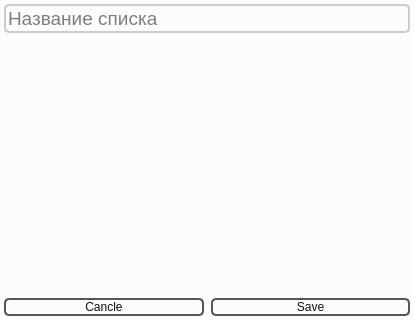
<?xml version="1.0" encoding="UTF-8"?>
<ui version="4.0">
 <class>Form</class>
 <widget class="QWidget" name="Form">
  <property name="geometry">
   <rect>
    <x>0</x>
    <y>0</y>
    <width>414</width>
    <height>320</height>
   </rect>
  </property>
  <property name="windowTitle">
   <string>Form</string>
  </property>
  <property name="styleSheet">
   <string notr="true">QWidget
{
background-color: rgba(252, 252, 252, 255);
}
QLineEdit
{
border-radius: 5px;
border: 2px solid #CCC;
}
QScrollArea
{
border-radius: 10px;
border: 2px solid #DDD;
}

QPushButton 
{
color: #111;
background-color: rgba(255, 255, 255, 0);
border-radius: 5px;
border: 2px solid #555
}</string>
  </property>
  <layout class="QVBoxLayout" name="verticalLayout_2" stretch="0,1,0">
   <property name="spacing">
    <number>0</number>
   </property>
   <property name="leftMargin">
    <number>4</number>
   </property>
   <property name="topMargin">
    <number>4</number>
   </property>
   <property name="rightMargin">
    <number>4</number>
   </property>
   <property name="bottomMargin">
    <number>4</number>
   </property>
   <item>
    <layout class="QVBoxLayout" name="layout_list">
     <item>
      <widget class="QLineEdit" name="line_edit_name_list">
       <property name="font">
        <font>
         <pointsize>14</pointsize>
        </font>
       </property>
       <property name="styleSheet">
        <string notr="true"/>
       </property>
       <property name="placeholderText">
        <string>Название списка</string>
       </property>
      </widget>
     </item>
    </layout>
   </item>
   <item>
    <widget class="QWidget" name="widget_words" native="true">
     <layout class="QVBoxLayout" name="layout_words">
      <property name="spacing">
       <number>4</number>
      </property>
      <property name="topMargin">
       <number>10</number>
      </property>
     </layout>
    </widget>
   </item>
   <item>
    <layout class="QHBoxLayout" name="layout_save">
     <property name="spacing">
      <number>7</number>
     </property>
     <item>
      <widget class="QPushButton" name="but_cancel">
       <property name="sizePolicy">
        <sizepolicy hsizetype="Expanding" vsizetype="Maximum">
         <horstretch>0</horstretch>
         <verstretch>0</verstretch>
        </sizepolicy>
       </property>
       <property name="styleSheet">
        <string notr="true"/>
       </property>
       <property name="text">
        <string>Cancle</string>
       </property>
       <property name="icon">
        <iconset>
         <normaloff>../icons/cancel.png</normaloff>../icons/cancel.png</iconset>
       </property>
       <property name="iconSize">
        <size>
         <width>25</width>
         <height>25</height>
        </size>
       </property>
      </widget>
     </item>
     <item>
      <widget class="QPushButton" name="but_save">
       <property name="sizePolicy">
        <sizepolicy hsizetype="Expanding" vsizetype="Maximum">
         <horstretch>0</horstretch>
         <verstretch>0</verstretch>
        </sizepolicy>
       </property>
       <property name="styleSheet">
        <string notr="true"/>
       </property>
       <property name="text">
        <string>Save</string>
       </property>
       <property name="icon">
        <iconset>
         <normaloff>../icons/save.png</normaloff>../icons/save.png</iconset>
       </property>
       <property name="iconSize">
        <size>
         <width>25</width>
         <height>25</height>
        </size>
       </property>
      </widget>
     </item>
    </layout>
   </item>
  </layout>
 </widget>
 <resources/>
 <connections/>
</ui>
